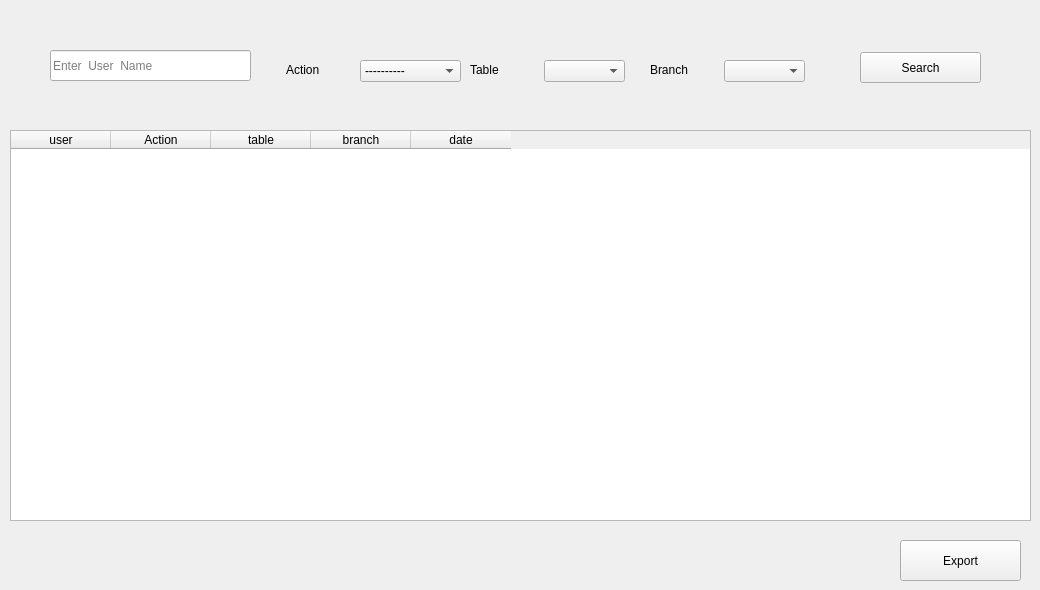
    <widget class="QWidget" name="tab_2">
     <attribute name="title">
      <string>Tab 2</string>
     </attribute>
     <widget class="QTableWidget" name="tableWidget_4">
      <property name="geometry">
       <rect>
        <x>10</x>
        <y>130</y>
        <width>1021</width>
        <height>391</height>
       </rect>
      </property>
      <column>
       <property name="text">
        <string>user</string>
       </property>
      </column>
      <column>
       <property name="text">
        <string>Action</string>
       </property>
      </column>
      <column>
       <property name="text">
        <string>table</string>
       </property>
      </column>
      <column>
       <property name="text">
        <string>branch</string>
       </property>
      </column>
      <column>
       <property name="text">
        <string>date</string>
       </property>
      </column>
     </widget>
     <widget class="QLineEdit" name="lineEdit_25">
      <property name="geometry">
       <rect>
        <x>50</x>
        <y>50</y>
        <width>201</width>
        <height>31</height>
       </rect>
      </property>
      <property name="placeholderText">
       <string>Enter  User  Name</string>
      </property>
     </widget>
     <widget class="QComboBox" name="comboBox_13">
      <property name="geometry">
       <rect>
        <x>360</x>
        <y>60</y>
        <width>101</width>
        <height>22</height>
       </rect>
      </property>
      <item>
       <property name="text">
        <string>----------</string>
       </property>
      </item>
      <item>
       <property name="text">
        <string>login</string>
       </property>
      </item>
      <item>
       <property name="text">
        <string>logout</string>
       </property>
      </item>
      <item>
       <property name="text">
        <string>Add Book</string>
       </property>
      </item>
      <item>
       <property name="text">
        <string>Edit Book</string>
       </property>
      </item>
      <item>
       <property name="text">
        <string>Delete  Book</string>
       </property>
      </item>
      <item>
       <property name="text">
        <string>New Item</string>
       </property>
      </item>
      <item>
       <property name="text">
        <string>Add Client</string>
       </property>
      </item>
      <item>
       <property name="text">
        <string>Edit Client</string>
       </property>
      </item>
      <item>
       <property name="text">
        <string>Delete Client</string>
       </property>
      </item>
      <item>
       <property name="text">
        <string>Add Retrieve</string>
       </property>
      </item>
      <item>
       <property name="text">
        <string>Add Rent</string>
       </property>
      </item>
     </widget>
     <widget class="QLabel" name="label_25">
      <property name="geometry">
       <rect>
        <x>286</x>
        <y>60</y>
        <width>61</width>
        <height>20</height>
       </rect>
      </property>
      <property name="text">
       <string>Action</string>
      </property>
     </widget>
     <widget class="QComboBox" name="comboBox_14">
      <property name="geometry">
       <rect>
        <x>544</x>
        <y>60</y>
        <width>81</width>
        <height>22</height>
       </rect>
      </property>
     </widget>
     <widget class="QLabel" name="label_26">
      <property name="geometry">
       <rect>
        <x>470</x>
        <y>60</y>
        <width>61</width>
        <height>20</height>
       </rect>
      </property>
      <property name="text">
       <string>Table</string>
      </property>
     </widget>
     <widget class="QComboBox" name="comboBox_15">
      <property name="geometry">
       <rect>
        <x>724</x>
        <y>60</y>
        <width>81</width>
        <height>22</height>
       </rect>
      </property>
     </widget>
     <widget class="QLabel" name="label_27">
      <property name="geometry">
       <rect>
        <x>650</x>
        <y>60</y>
        <width>61</width>
        <height>20</height>
       </rect>
      </property>
      <property name="text">
       <string>Branch</string>
      </property>
     </widget>
     <widget class="QPushButton" name="pushButton_23">
      <property name="geometry">
       <rect>
        <x>860</x>
        <y>52</y>
        <width>121</width>
        <height>31</height>
       </rect>
      </property>
      <property name="text">
       <string>Search</string>
      </property>
     </widget>
     <widget class="QPushButton" name="pushButton_38">
      <property name="geometry">
       <rect>
        <x>900</x>
        <y>540</y>
        <width>121</width>
        <height>41</height>
       </rect>
      </property>
      <property name="text">
       <string>Export</string>
      </property>
     </widget>
    </widget>
